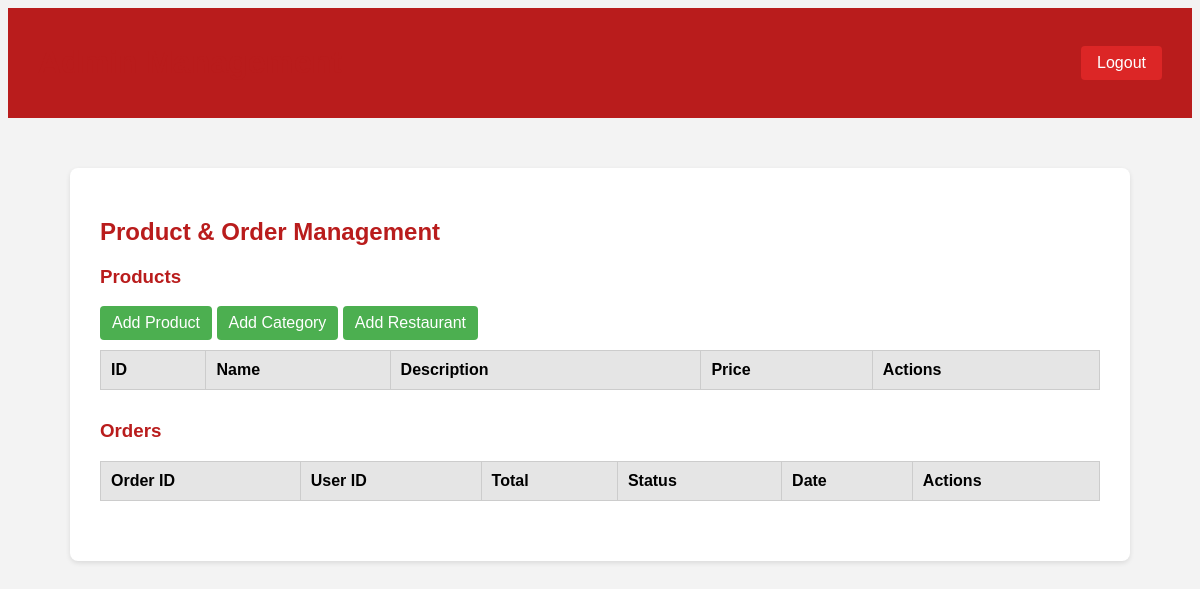
Before: /admin/manage with the older database file.
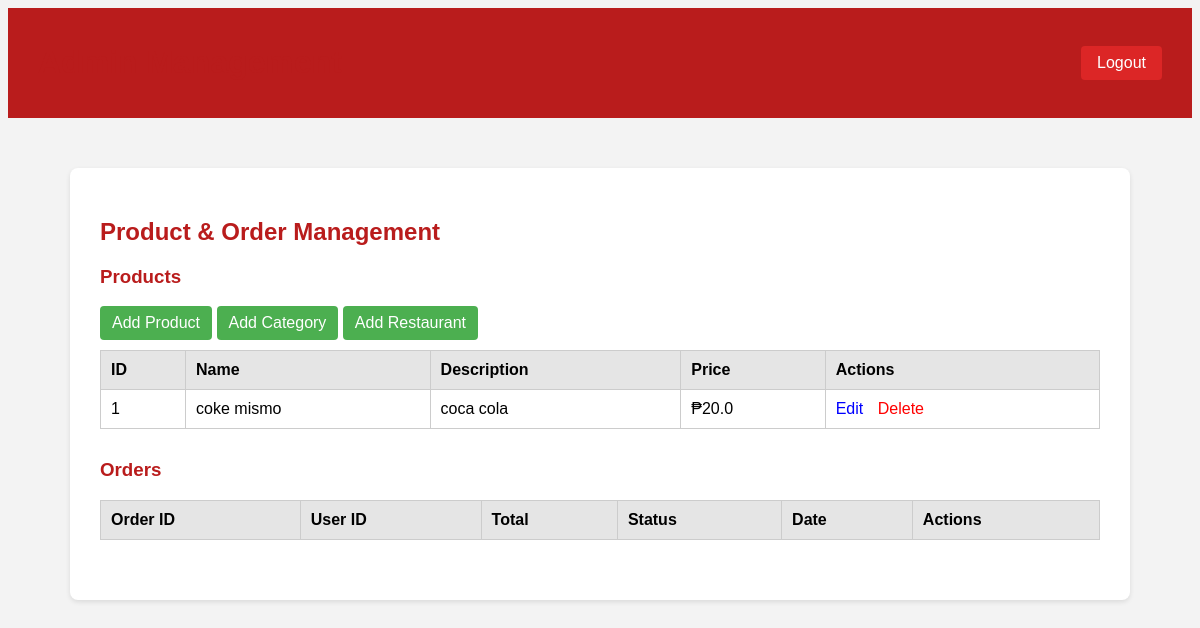
After: the same page with the newer database file.
### tables this page shows
CREATE TABLE menu_items (
        item_id INTEGER PRIMARY KEY AUTOINCREMENT,
        name TEXT NOT NULL,
        description TEXT NOT NULL,
        price REAL NOT NULL,
        category_id INTEGER NOT NULL,
        restaurant_id INTEGER NOT NULL,
        image TEXT,
        FOREIGN KEY (category_id) REFERENCES categories(category_id),
        FOREIGN KEY (restaurant_id) REFERENCES restaurants(restaurant_id)
    );

### app.py (the view)
@app.route('/admin/manage')
def admin_manage():
    conn = get_db_connection()
    products = conn.execute('SELECT * FROM menu_items').fetchall()
    orders = conn.execute('SELECT * FROM orders').fetchall()
    conn.close()
    return render_template('admin_manage.html', products=products, orders=orders)

### app.py (called while the page is built)
def get_db_connection():
    conn = sqlite3.connect('food_ordering.db')
    conn.row_factory = sqlite3.Row
    return conn

### templates/admin_manage.html (shortened to what this page needs)
<!DOCTYPE html>
<html lang="en">
<head>
</head>
<body>
    <div class="navbar">
        <h1>Admin Management</h1>
        <a href="{{ url_for('logout') }}" style="background-color: #dc2626; padding: 8px 16px; color: white; border-radius: 4px; text-decoration: none;">Logout</a>
    </div>
    <div class="container">
        <h2>Product & Order Management</h2>
        <h3>Products</h3>
        <a href="{{ url_for('admin_add_product') }}" class="add-button">Add Product</a>
        <a href="{{ url_for('admin_add_category') }}" class="add-button">Add Category</a>
        <a href="{{ url_for('admin_add_restaurant') }}" class="add-button">Add Restaurant</a>
        <table>
            <thead>
                <tr>
                    <th>ID</th>
                    <th>Name</th>
                    <th>Description</th>
                    <th>Price</th>
                    <th>Actions</th>
                </tr>
            </thead>
            <tbody>
                {% for product in products %}
                <tr>
                    <td>{{ product['item_id'] }}</td>
                    <td>{{ product['name'] }}</td>
                    <td>{{ product['description'] }}</td>
                    <td>₱{{ product['price'] }}</td>
                    <td class="actions">
                        <a href="{{ url_for('edit_product', product_id=product['item_id']) }}" class="edit">Edit</a>
                        <a href="{{ url_for('delete_product', product_id=product['item_id']) }}" class="delete" onclick="return confirm('Are you sure you want to delete this product?')">Delete</a>
                    </td>
                </tr>
                {% endfor %}
            </tbody>
        </table>
        <h3>Orders</h3>
        <table>
            <thead>
                <tr>
                    <th>Order ID</th>
                    <th>User ID</th>
                    <th>Total</th>
                    <th>Status</th>
                    <th>Date</th>
                    <th>Actions</th>
                </tr>
            </thead>
        </table>
    </div>
</body>
</html>

### templates/admin_manage.html (style rules this page uses)
body { background-color: #f3f3f3; font-family: Arial, sans-serif; }
.navbar { background-color: #b91c1c; color: white; padding: 15px 30px; display: flex; justify-content: space-between; align-items: center; }
.container { margin: 50px auto; background-color: white; padding: 30px; max-width: 1000px; border-radius: 8px; box-shadow: 0 2px 5px rgba(0,0,0,0.1); }
h1, h2, h3 { color: #b91c1c; }
table { width: 100%; border-collapse: collapse; margin-bottom: 30px; }
th, td { padding: 10px; border: 1px solid #ccc; text-align: left; }
th { background-color: #e5e5e5; }
.actions a { margin-right: 10px; text-decoration: none; }
.actions a.edit { color: blue; }
.actions a.delete { color: red; }
.add-button { display: inline-block; padding: 8px 12px; background-color: #4CAF50; color: white; text-decoration: none; border-radius: 4px; margin-bottom: 10px; }

Changed rows visible on the page:
added menu_items: item_id "1", name "coke mismo", description "coca cola", price "20.0"
